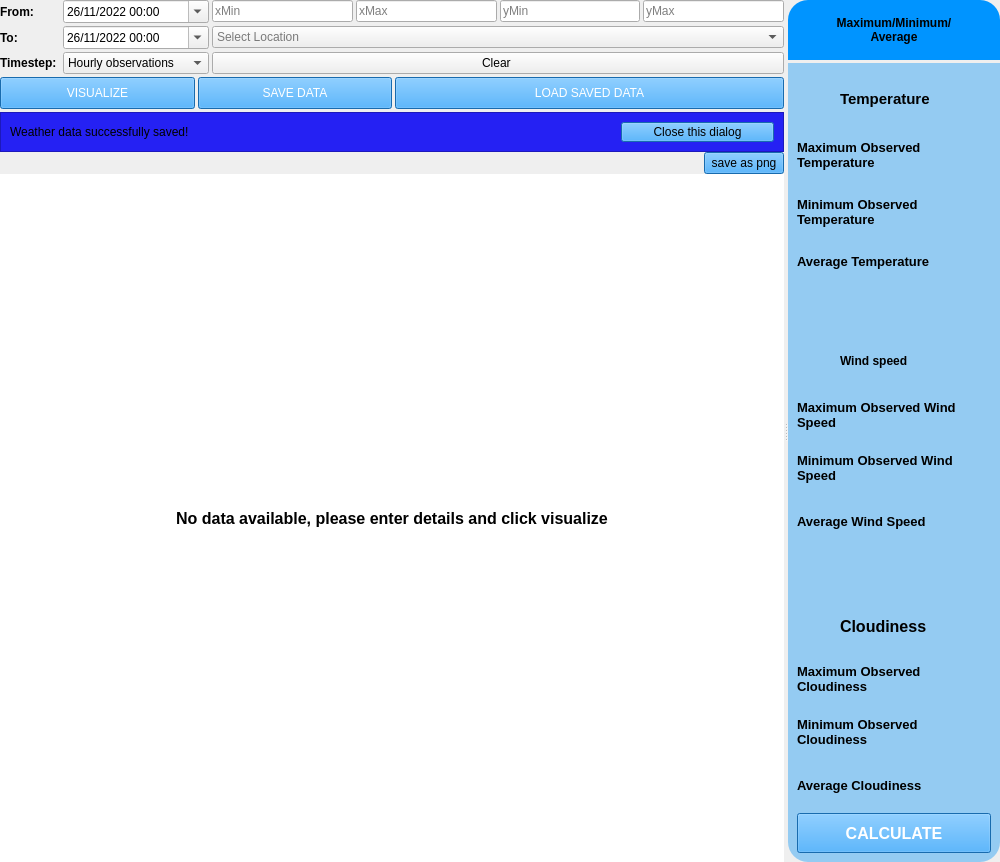
<?xml version="1.0" encoding="UTF-8"?>
<ui version="4.0">
 <class>WeatherView</class>
 <widget class="QWidget" name="WeatherView">
  <property name="geometry">
   <rect>
    <x>0</x>
    <y>0</y>
    <width>1000</width>
    <height>862</height>
   </rect>
  </property>
  <property name="sizePolicy">
   <sizepolicy hsizetype="Expanding" vsizetype="Expanding">
    <horstretch>0</horstretch>
    <verstretch>0</verstretch>
   </sizepolicy>
  </property>
  <property name="windowTitle">
   <string>Form</string>
  </property>
  <property name="styleSheet">
   <string notr="true"/>
  </property>
  <layout class="QHBoxLayout" name="horizontalLayout">
   <property name="spacing">
    <number>0</number>
   </property>
   <property name="leftMargin">
    <number>0</number>
   </property>
   <property name="topMargin">
    <number>0</number>
   </property>
   <property name="rightMargin">
    <number>0</number>
   </property>
   <property name="bottomMargin">
    <number>0</number>
   </property>
   <item>
    <widget class="QSplitter" name="splitter">
     <property name="orientation">
      <enum>Qt::Horizontal</enum>
     </property>
     <widget class="QWidget" name="layoutWidget">
      <layout class="QVBoxLayout" name="verticalLayout_8" stretch="0,0,1">
       <property name="spacing">
        <number>3</number>
       </property>
       <item>
        <layout class="QGridLayout" name="gridLayout_2">
         <item row="11" column="1">
          <widget class="QComboBox" name="timeStepComboBox1">
           <property name="sizePolicy">
            <sizepolicy hsizetype="Preferred" vsizetype="Fixed">
             <horstretch>0</horstretch>
             <verstretch>0</verstretch>
            </sizepolicy>
           </property>
           <property name="maximumSize">
            <size>
             <width>16777215</width>
             <height>16777215</height>
            </size>
           </property>
           <property name="styleSheet">
            <string notr="true">color: black;</string>
           </property>
           <item>
            <property name="text">
             <string>Hourly observations</string>
            </property>
           </item>
           <item>
            <property name="text">
             <string>Daily observations</string>
            </property>
           </item>
           <item>
            <property name="text">
             <string>Monthly observations</string>
            </property>
           </item>
           <item>
            <property name="text">
             <string>Weather forecast</string>
            </property>
           </item>
          </widget>
         </item>
         <item row="0" column="0">
          <widget class="QLabel" name="label_2">
           <property name="font">
            <font>
             <bold>true</bold>
            </font>
           </property>
           <property name="text">
            <string>From:</string>
           </property>
          </widget>
         </item>
         <item row="7" column="0">
          <widget class="QLabel" name="label_4">
           <property name="font">
            <font>
             <family>Cantarell</family>
             <bold>true</bold>
            </font>
           </property>
           <property name="text">
            <string>To:</string>
           </property>
          </widget>
         </item>
         <item row="11" column="2">
          <widget class="QPushButton" name="clearPushButton">
           <property name="text">
            <string>Clear </string>
           </property>
          </widget>
         </item>
         <item row="7" column="2">
          <widget class="QComboBox" name="savedLocationComboBox">
           <property name="styleSheet">
            <string notr="true">color: black;</string>
           </property>
           <property name="placeholderText">
            <string>Select Location</string>
           </property>
          </widget>
         </item>
         <item row="0" column="1">
          <widget class="QDateTimeEdit" name="startDateTimeEdit">
           <property name="styleSheet">
            <string notr="true"/>
           </property>
           <property name="dateTime">
            <datetime>
             <hour>0</hour>
             <minute>0</minute>
             <second>0</second>
             <year>2022</year>
             <month>11</month>
             <day>26</day>
            </datetime>
           </property>
           <property name="time">
            <time>
             <hour>0</hour>
             <minute>0</minute>
             <second>0</second>
            </time>
           </property>
           <property name="maximumDateTime">
            <datetime>
             <hour>23</hour>
             <minute>59</minute>
             <second>59</second>
             <year>9999</year>
             <month>1</month>
             <day>1</day>
            </datetime>
           </property>
           <property name="maximumDate">
            <date>
             <year>9999</year>
             <month>1</month>
             <day>1</day>
            </date>
           </property>
           <property name="minimumDate">
            <date>
             <year>2022</year>
             <month>1</month>
             <day>1</day>
            </date>
           </property>
           <property name="displayFormat">
            <string>dd/MM/yyyy hh:mm</string>
           </property>
           <property name="calendarPopup">
            <bool>true</bool>
           </property>
          </widget>
         </item>
         <item row="0" column="2">
          <layout class="QHBoxLayout" name="coordinatesHorizontalLayout_3" stretch="0,0,0,0">
           <item>
            <widget class="QLineEdit" name="xCoordTextBox">
             <property name="styleSheet">
              <string notr="true">color: black;
</string>
             </property>
             <property name="placeholderText">
              <string>xMin</string>
             </property>
            </widget>
           </item>
           <item>
            <widget class="QLineEdit" name="zCoordTextBox">
             <property name="styleSheet">
              <string notr="true">color: black;</string>
             </property>
             <property name="placeholderText">
              <string>xMax</string>
             </property>
            </widget>
           </item>
           <item>
            <widget class="QLineEdit" name="yCoordTextBox">
             <property name="styleSheet">
              <string notr="true">color: black;</string>
             </property>
             <property name="placeholderText">
              <string>yMin</string>
             </property>
            </widget>
           </item>
           <item>
            <widget class="QLineEdit" name="pCoordTextBox">
             <property name="styleSheet">
              <string notr="true">color: black;</string>
             </property>
             <property name="placeholderText">
              <string>yMax</string>
             </property>
            </widget>
           </item>
          </layout>
         </item>
         <item row="7" column="1">
          <widget class="QDateTimeEdit" name="endDateTimeEdit">
           <property name="dateTime">
            <datetime>
             <hour>0</hour>
             <minute>0</minute>
             <second>0</second>
             <year>2022</year>
             <month>11</month>
             <day>26</day>
            </datetime>
           </property>
           <property name="date">
            <date>
             <year>2022</year>
             <month>11</month>
             <day>26</day>
            </date>
           </property>
           <property name="maximumDateTime">
            <datetime>
             <hour>23</hour>
             <minute>59</minute>
             <second>59</second>
             <year>9999</year>
             <month>1</month>
             <day>1</day>
            </datetime>
           </property>
           <property name="minimumDateTime">
            <datetime>
             <hour>0</hour>
             <minute>0</minute>
             <second>0</second>
             <year>2022</year>
             <month>1</month>
             <day>1</day>
            </datetime>
           </property>
           <property name="displayFormat">
            <string>dd/MM/yyyy hh:mm</string>
           </property>
           <property name="calendarPopup">
            <bool>true</bool>
           </property>
          </widget>
         </item>
         <item row="11" column="0">
          <widget class="QLabel" name="label_5">
           <property name="font">
            <font>
             <family>Cantarell</family>
             <bold>true</bold>
            </font>
           </property>
           <property name="text">
            <string>Timestep: </string>
           </property>
          </widget>
         </item>
        </layout>
       </item>
       <item>
        <layout class="QHBoxLayout" name="buttonsHorizontalLayout_6" stretch="1,1,2">
         <item>
          <widget class="QPushButton" name="weatherVisualizeButton">
           <property name="sizePolicy">
            <sizepolicy hsizetype="MinimumExpanding" vsizetype="Fixed">
             <horstretch>0</horstretch>
             <verstretch>0</verstretch>
            </sizepolicy>
           </property>
           <property name="minimumSize">
            <size>
             <width>173</width>
             <height>32</height>
            </size>
           </property>
           <property name="styleSheet">
            <string notr="true">background-color: #2196F3;
color: white;</string>
           </property>
           <property name="text">
            <string>VISUALIZE</string>
           </property>
          </widget>
         </item>
         <item>
          <widget class="QPushButton" name="weatherSaveDataButton">
           <property name="sizePolicy">
            <sizepolicy hsizetype="MinimumExpanding" vsizetype="Fixed">
             <horstretch>0</horstretch>
             <verstretch>0</verstretch>
            </sizepolicy>
           </property>
           <property name="minimumSize">
            <size>
             <width>172</width>
             <height>32</height>
            </size>
           </property>
           <property name="styleSheet">
            <string notr="true">QPushButton:disabled{background-color: #B0B0B0; color: white;} QPushButton:enabled{background-color: #2196F3; color: white;}</string>
           </property>
           <property name="text">
            <string>SAVE DATA</string>
           </property>
          </widget>
         </item>
         <item>
          <widget class="QPushButton" name="weatherCompareButton">
           <property name="sizePolicy">
            <sizepolicy hsizetype="Expanding" vsizetype="Fixed">
             <horstretch>0</horstretch>
             <verstretch>0</verstretch>
            </sizepolicy>
           </property>
           <property name="minimumSize">
            <size>
             <width>110</width>
             <height>32</height>
            </size>
           </property>
           <property name="styleSheet">
            <string notr="true">background-color: #2196F3;
color: white;</string>
           </property>
           <property name="text">
            <string>LOAD SAVED DATA</string>
           </property>
          </widget>
         </item>
        </layout>
       </item>
       <item>
        <layout class="QGridLayout" name="chartWidgetGridLayout" rowstretch="0,0" columnstretch="0">
         <property name="leftMargin">
          <number>0</number>
         </property>
         <property name="topMargin">
          <number>0</number>
         </property>
         <property name="spacing">
          <number>0</number>
         </property>
         <item row="1" column="0">
          <layout class="QVBoxLayout" name="chartLayout" stretch="0,0">
           <item alignment="Qt::AlignRight">
            <widget class="QPushButton" name="saveAsPngButton">
             <property name="maximumSize">
              <size>
               <width>100</width>
               <height>16777215</height>
              </size>
             </property>
             <property name="styleSheet">
              <string notr="true">background-color: #2196F3;</string>
             </property>
             <property name="text">
              <string>save as png</string>
             </property>
            </widget>
           </item>
           <item>
            <widget class="QLabel" name="no_data_label">
             <property name="font">
              <font>
               <pointsize>12</pointsize>
               <bold>true</bold>
              </font>
             </property>
             <property name="styleSheet">
              <string notr="true">background-color: white;</string>
             </property>
             <property name="text">
              <string>No data available, please enter details and click visualize</string>
             </property>
             <property name="alignment">
              <set>Qt::AlignCenter</set>
             </property>
            </widget>
           </item>
          </layout>
         </item>
         <item row="0" column="0">
          <widget class="QFrame" name="dataSaveSuccessNoti">
           <property name="maximumSize">
            <size>
             <width>16777215</width>
             <height>40</height>
            </size>
           </property>
           <property name="styleSheet">
            <string notr="true">background-color: #2521F3;</string>
           </property>
           <property name="frameShape">
            <enum>QFrame::StyledPanel</enum>
           </property>
           <property name="frameShadow">
            <enum>QFrame::Raised</enum>
           </property>
           <layout class="QHBoxLayout" name="horizontalLayout_10" stretch="4,1">
            <property name="spacing">
             <number>0</number>
            </property>
            <item>
             <widget class="QLabel" name="label_8">
              <property name="maximumSize">
               <size>
                <width>16777215</width>
                <height>20</height>
               </size>
              </property>
              <property name="styleSheet">
               <string notr="true"/>
              </property>
              <property name="text">
               <string>Weather data successfully saved!</string>
              </property>
             </widget>
            </item>
            <item>
             <widget class="QPushButton" name="dataCloseNotiButton">
              <property name="styleSheet">
               <string notr="true">background-color: #2196F3;</string>
              </property>
              <property name="text">
               <string>Close this dialog</string>
              </property>
             </widget>
            </item>
           </layout>
          </widget>
         </item>
        </layout>
       </item>
      </layout>
     </widget>
     <widget class="QWidget" name="weatherWidget" native="true">
      <property name="minimumSize">
       <size>
        <width>160</width>
        <height>615</height>
       </size>
      </property>
      <layout class="QVBoxLayout" name="weatherPageWidgetVerticalLayout_1" stretch="0,0">
       <property name="spacing">
        <number>3</number>
       </property>
       <property name="leftMargin">
        <number>0</number>
       </property>
       <property name="topMargin">
        <number>0</number>
       </property>
       <property name="rightMargin">
        <number>0</number>
       </property>
       <property name="bottomMargin">
        <number>0</number>
       </property>
       <item>
        <widget class="QLabel" name="locationLabel">
         <property name="minimumSize">
          <size>
           <width>160</width>
           <height>60</height>
          </size>
         </property>
         <property name="maximumSize">
          <size>
           <width>16777215</width>
           <height>70</height>
          </size>
         </property>
         <property name="font">
          <font>
           <bold>true</bold>
          </font>
         </property>
         <property name="styleSheet">
          <string notr="true">#locationLabel{
background-color: #0094FF; 
color: black;
border-top-right-radius: 20px;
border-top-left-radius: 20px;
background-repeat: none;
}</string>
         </property>
         <property name="text">
          <string>Maximum/Minimum/
Average</string>
         </property>
         <property name="alignment">
          <set>Qt::AlignCenter</set>
         </property>
        </widget>
       </item>
       <item>
        <widget class="QWidget" name="locationWidget" native="true">
         <property name="minimumSize">
          <size>
           <width>160</width>
           <height>470</height>
          </size>
         </property>
         <property name="styleSheet">
          <string notr="true">#locationWidget
{
background-color: #94CBF2; 
border-bottom-left-radius: 20px;
border-bottom-right-radius: 20px;
}
</string>
         </property>
         <layout class="QHBoxLayout" name="horizontalLayout_5">
          <property name="spacing">
           <number>3</number>
          </property>
          <property name="leftMargin">
           <number>9</number>
          </property>
          <property name="topMargin">
           <number>9</number>
          </property>
          <property name="rightMargin">
           <number>9</number>
          </property>
          <property name="bottomMargin">
           <number>9</number>
          </property>
          <item>
           <layout class="QVBoxLayout" name="IconsVerticalLayout" stretch="4,1,4,1,4,1">
            <property name="spacing">
             <number>-1</number>
            </property>
            <property name="bottomMargin">
             <number>0</number>
            </property>
            <item>
             <layout class="QVBoxLayout" name="verticalLayout" stretch="1,1,1,1">
              <property name="spacing">
               <number>3</number>
              </property>
              <item>
               <layout class="QHBoxLayout" name="horizontalLayout_2">
                <property name="rightMargin">
                 <number>0</number>
                </property>
                <property name="bottomMargin">
                 <number>0</number>
                </property>
                <item>
                 <widget class="QLabel" name="tempIconLabel">
                  <property name="minimumSize">
                   <size>
                    <width>40</width>
                    <height>40</height>
                   </size>
                  </property>
                  <property name="maximumSize">
                   <size>
                    <width>40</width>
                    <height>40</height>
                   </size>
                  </property>
                  <property name="styleSheet">
                   <string notr="true">#tempIconLabel{
background-color: #94CBF2; 
border-image: url(://MaterialDesignIcons/sun-thermometer.svg);
border-radius: 10px;
}</string>
                  </property>
                  <property name="text">
                   <string/>
                  </property>
                 </widget>
                </item>
                <item>
                 <widget class="QLabel" name="label">
                  <property name="font">
                   <font>
                    <family>Cantarell</family>
                    <pointsize>11</pointsize>
                    <bold>true</bold>
                   </font>
                  </property>
                  <property name="styleSheet">
                   <string notr="true">background-color: #94CBF2; </string>
                  </property>
                  <property name="text">
                   <string>Temperature</string>
                  </property>
                  <property name="alignment">
                   <set>Qt::AlignLeading|Qt::AlignLeft|Qt::AlignVCenter</set>
                  </property>
                 </widget>
                </item>
               </layout>
              </item>
              <item>
               <widget class="QLabel" name="tempLabelValue">
                <property name="font">
                 <font>
                  <family>Cantarell</family>
                  <pointsize>10</pointsize>
                  <italic>false</italic>
                  <bold>true</bold>
                 </font>
                </property>
                <property name="styleSheet">
                 <string notr="true">#tempLabelValue
{
background-color: #94CBF2; 
color: black;
}</string>
                </property>
                <property name="text">
                 <string>Maximum Observed Temperature</string>
                </property>
                <property name="alignment">
                 <set>Qt::AlignLeading|Qt::AlignLeft|Qt::AlignVCenter</set>
                </property>
                <property name="wordWrap">
                 <bool>true</bool>
                </property>
               </widget>
              </item>
              <item>
               <widget class="QLabel" name="minTempLabel">
                <property name="font">
                 <font>
                  <pointsize>10</pointsize>
                  <bold>true</bold>
                 </font>
                </property>
                <property name="styleSheet">
                 <string notr="true">background-color: #94CBF2; 
color: black;
</string>
                </property>
                <property name="text">
                 <string>Minimum Observed Temperature</string>
                </property>
                <property name="alignment">
                 <set>Qt::AlignLeading|Qt::AlignLeft|Qt::AlignVCenter</set>
                </property>
                <property name="wordWrap">
                 <bool>true</bool>
                </property>
               </widget>
              </item>
              <item>
               <widget class="QLabel" name="avrTempLabel">
                <property name="minimumSize">
                 <size>
                  <width>0</width>
                  <height>40</height>
                 </size>
                </property>
                <property name="maximumSize">
                 <size>
                  <width>16777215</width>
                  <height>40</height>
                 </size>
                </property>
                <property name="font">
                 <font>
                  <family>Cantarell</family>
                  <pointsize>10</pointsize>
                  <bold>true</bold>
                 </font>
                </property>
                <property name="styleSheet">
                 <string notr="true">background-color: #94CBF2; 
color: black;
</string>
                </property>
                <property name="text">
                 <string>Average Temperature</string>
                </property>
                <property name="alignment">
                 <set>Qt::AlignLeading|Qt::AlignLeft|Qt::AlignVCenter</set>
                </property>
                <property name="wordWrap">
                 <bool>true</bool>
                </property>
               </widget>
              </item>
             </layout>
            </item>
            <item>
             <spacer name="verticalSpacer">
              <property name="orientation">
               <enum>Qt::Vertical</enum>
              </property>
              <property name="sizeHint" stdset="0">
               <size>
                <width>20</width>
                <height>40</height>
               </size>
              </property>
             </spacer>
            </item>
            <item>
             <layout class="QVBoxLayout" name="verticalLayout_2" stretch="1,1,1,1">
              <property name="spacing">
               <number>3</number>
              </property>
              <item>
               <layout class="QHBoxLayout" name="horizontalLayout_3">
                <property name="bottomMargin">
                 <number>0</number>
                </property>
                <item>
                 <widget class="QLabel" name="windSpeedIconLabel">
                  <property name="minimumSize">
                   <size>
                    <width>40</width>
                    <height>40</height>
                   </size>
                  </property>
                  <property name="maximumSize">
                   <size>
                    <width>40</width>
                    <height>40</height>
                   </size>
                  </property>
                  <property name="styleSheet">
                   <string notr="true">#windSpeedIconLabel{
background-color: #94CBF2; 
border-image: url(://MaterialDesignIcons/weather-windy.svg);
border-radius: 10px;
}</string>
                  </property>
                  <property name="text">
                   <string/>
                  </property>
                 </widget>
                </item>
                <item>
                 <widget class="QLabel" name="label_3">
                  <property name="font">
                   <font>
                    <bold>true</bold>
                   </font>
                  </property>
                  <property name="styleSheet">
                   <string notr="true">background-color: #94CBF2; </string>
                  </property>
                  <property name="text">
                   <string>Wind speed</string>
                  </property>
                  <property name="alignment">
                   <set>Qt::AlignLeading|Qt::AlignLeft|Qt::AlignVCenter</set>
                  </property>
                 </widget>
                </item>
               </layout>
              </item>
              <item>
               <widget class="QLabel" name="windSpeedLabel">
                <property name="font">
                 <font>
                  <pointsize>10</pointsize>
                  <bold>true</bold>
                 </font>
                </property>
                <property name="styleSheet">
                 <string notr="true">#windSpeedLabel
{
background-color: #94CBF2; 
color: black;
}</string>
                </property>
                <property name="text">
                 <string>Maximum Observed Wind Speed</string>
                </property>
                <property name="alignment">
                 <set>Qt::AlignLeading|Qt::AlignLeft|Qt::AlignVCenter</set>
                </property>
                <property name="wordWrap">
                 <bool>true</bool>
                </property>
               </widget>
              </item>
              <item>
               <widget class="QLabel" name="minWindLabelValue">
                <property name="font">
                 <font>
                  <pointsize>10</pointsize>
                  <bold>true</bold>
                 </font>
                </property>
                <property name="styleSheet">
                 <string notr="true">background-color: #94CBF2; </string>
                </property>
                <property name="text">
                 <string>Minimum Observed Wind Speed</string>
                </property>
                <property name="alignment">
                 <set>Qt::AlignLeading|Qt::AlignLeft|Qt::AlignVCenter</set>
                </property>
                <property name="wordWrap">
                 <bool>true</bool>
                </property>
               </widget>
              </item>
              <item>
               <widget class="QLabel" name="avrWindLabel">
                <property name="minimumSize">
                 <size>
                  <width>140</width>
                  <height>40</height>
                 </size>
                </property>
                <property name="font">
                 <font>
                  <family>Cantarell</family>
                  <pointsize>10</pointsize>
                  <bold>true</bold>
                 </font>
                </property>
                <property name="styleSheet">
                 <string notr="true">background-color: #94CBF2; 
color: black;
</string>
                </property>
                <property name="text">
                 <string>Average Wind Speed</string>
                </property>
                <property name="alignment">
                 <set>Qt::AlignLeading|Qt::AlignLeft|Qt::AlignVCenter</set>
                </property>
                <property name="wordWrap">
                 <bool>true</bool>
                </property>
               </widget>
              </item>
             </layout>
            </item>
            <item>
             <spacer name="verticalSpacer_2">
              <property name="orientation">
               <enum>Qt::Vertical</enum>
              </property>
              <property name="sizeHint" stdset="0">
               <size>
                <width>20</width>
                <height>40</height>
               </size>
              </property>
             </spacer>
            </item>
            <item>
             <layout class="QVBoxLayout" name="verticalLayout_3" stretch="1,1,1,1">
              <property name="spacing">
               <number>3</number>
              </property>
              <property name="bottomMargin">
               <number>0</number>
              </property>
              <item>
               <layout class="QHBoxLayout" name="horizontalLayout_4">
                <property name="bottomMargin">
                 <number>0</number>
                </property>
                <item>
                 <widget class="QLabel" name="cloudinessIconLabel">
                  <property name="minimumSize">
                   <size>
                    <width>40</width>
                    <height>40</height>
                   </size>
                  </property>
                  <property name="maximumSize">
                   <size>
                    <width>40</width>
                    <height>40</height>
                   </size>
                  </property>
                  <property name="styleSheet">
                   <string notr="true">#cloudinessIconLabel
{
background-color: #94CBF2; 
border-image: url(://MaterialDesignIcons/clouds.svg);
border-radius: 10px;
}</string>
                  </property>
                  <property name="text">
                   <string/>
                  </property>
                 </widget>
                </item>
                <item>
                 <widget class="QLabel" name="cloudinessLabel">
                  <property name="font">
                   <font>
                    <family>Cantarell</family>
                    <pointsize>12</pointsize>
                    <bold>true</bold>
                   </font>
                  </property>
                  <property name="styleSheet">
                   <string notr="true">background-color: #94CBF2; </string>
                  </property>
                  <property name="text">
                   <string>Cloudiness</string>
                  </property>
                  <property name="alignment">
                   <set>Qt::AlignLeading|Qt::AlignLeft|Qt::AlignVCenter</set>
                  </property>
                 </widget>
                </item>
               </layout>
              </item>
              <item>
               <widget class="QLabel" name="maxCloudinessLabel">
                <property name="font">
                 <font>
                  <pointsize>10</pointsize>
                  <bold>true</bold>
                 </font>
                </property>
                <property name="styleSheet">
                 <string notr="true">background-color: #94CBF2; 
color: black;
</string>
                </property>
                <property name="text">
                 <string>Maximum Observed Cloudiness</string>
                </property>
                <property name="alignment">
                 <set>Qt::AlignLeading|Qt::AlignLeft|Qt::AlignVCenter</set>
                </property>
                <property name="wordWrap">
                 <bool>true</bool>
                </property>
               </widget>
              </item>
              <item>
               <widget class="QLabel" name="minCloudLabelValue">
                <property name="font">
                 <font>
                  <pointsize>10</pointsize>
                  <bold>true</bold>
                 </font>
                </property>
                <property name="styleSheet">
                 <string notr="true">background-color: #94CBF2; </string>
                </property>
                <property name="text">
                 <string>Minimum Observed Cloudiness</string>
                </property>
                <property name="alignment">
                 <set>Qt::AlignLeading|Qt::AlignLeft|Qt::AlignVCenter</set>
                </property>
                <property name="wordWrap">
                 <bool>true</bool>
                </property>
               </widget>
              </item>
              <item>
               <widget class="QLabel" name="avrCloudLabel">
                <property name="minimumSize">
                 <size>
                  <width>140</width>
                  <height>40</height>
                 </size>
                </property>
                <property name="font">
                 <font>
                  <family>Cantarell</family>
                  <pointsize>10</pointsize>
                  <bold>true</bold>
                 </font>
                </property>
                <property name="styleSheet">
                 <string notr="true">background-color: #94CBF2; 
color: black;
</string>
                </property>
                <property name="text">
                 <string>Average Cloudiness</string>
                </property>
                <property name="alignment">
                 <set>Qt::AlignLeading|Qt::AlignLeft|Qt::AlignVCenter</set>
                </property>
                <property name="wordWrap">
                 <bool>true</bool>
                </property>
               </widget>
              </item>
             </layout>
            </item>
            <item>
             <layout class="QHBoxLayout" name="avrButtonHorizontalLayout">
              <item>
               <widget class="QPushButton" name="showAvrTempButton">
                <property name="minimumSize">
                 <size>
                  <width>140</width>
                  <height>40</height>
                 </size>
                </property>
                <property name="font">
                 <font>
                  <family>Cantarell</family>
                  <pointsize>12</pointsize>
                  <bold>true</bold>
                 </font>
                </property>
                <property name="styleSheet">
                 <string notr="true">QPushButton:disabled{background-color: #B0B0B0; color: white;} QPushButton:enabled{background-color: #2196F3; color: white;}</string>
                </property>
                <property name="text">
                 <string>CALCULATE</string>
                </property>
               </widget>
              </item>
             </layout>
            </item>
           </layout>
          </item>
         </layout>
        </widget>
       </item>
      </layout>
     </widget>
    </widget>
   </item>
  </layout>
 </widget>
 <resources/>
 <connections/>
</ui>
